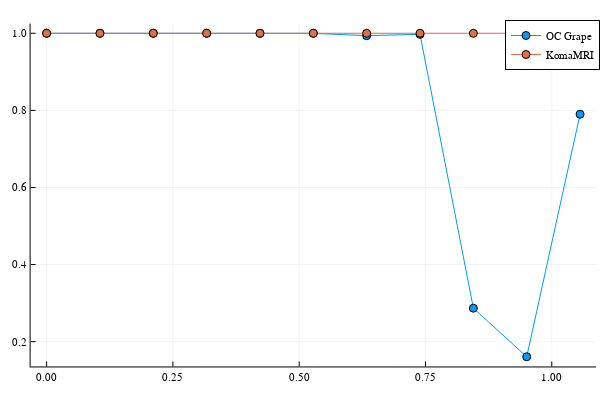

Write notebook code for a chart like this one.
### Markdown cell above
#### Plots

### Code cell
t_evol = LinRange(0.0, tf_sp, Int(length(RF_T)+1))
plot_results(t_evol, Mmax, tkoma, Mzkoma)

### Figure 1 — Plotly figure (JSON) as saved in the notebook; plotly's stock layout.template omitted (floating-point values rounded to 4 significant figures)
{"data": [{"colorbar": {"len": 0.9525, "title": "", "x": 0.9934, "y": 0.5139}, "legendgroup": "OC Grape", "line": {"color": "rgba(0, 154, 250, 1.000)", "dash": "solid", "shape": "linear", "width": 1}, "marker": {"color": "rgba(0, 154, 250, 1.000)", "line": {"color": "rgba(0, 0, 0, 1.000)", "width": 1}, "size": 8, "symbol": "circle"}, "mode": "lines+markers", "name": "OC Grape", "showlegend": true, "type": "scatter", "x": [0, 0.1056, 0.2112, 0.3168, 0.4224, 0.528, 0.6336, 0.7392, 0.8448, 0.9504, 1.056], "xaxis": "x", "y": [1, 1.0, 1.0, 1.0, 0.9998, 0.9999, 0.9938, 0.9973, 0.2869, 0.1609, 0.79], "yaxis": "y"}, {"colorbar": {"len": 0.9525, "title": "", "x": 0.9934, "y": 0.5139}, "legendgroup": "KomaMRI", "line": {"color": "rgba(227, 111, 71, 1.000)", "dash": "solid", "shape": "linear", "width": 1}, "marker": {"color": "rgba(227, 111, 71, 1.000)", "line": {"color": "rgba(0, 0, 0, 1.000)", "width": 1}, "size": 8, "symbol": "circle"}, "mode": "lines+markers", "name": "KomaMRI", "showlegend": true, "type": "scatter", "x": [0, 0.1056, 0.2112, 0.3168, 0.4224, 0.528, 0.6336, 0.7392, 0.8448, 0.9504], "xaxis": "x", "y": [1, 1, 1, 1, 1, 1, 1, 1.0, 0.9999, 0.9999], "yaxis": "y"}], "layout": {"annotations": [], "height": 400, "legend": {"bgcolor": "rgba(255, 255, 255, 1.000)", "bordercolor": "rgba(0, 0, 0, 1.000)", "borderwidth": 1, "font": {"color": "rgba(0, 0, 0, 1.000)", "family": "sans-serif", "size": 11}, "title": {"font": {"color": "rgba(0, 0, 0, 1.000)", "family": "sans-serif", "size": 15}, "text": ""}, "tracegroupgap": 0, "traceorder": "normal", "x": 1, "xanchor": "auto", "y": 1, "yanchor": "auto"}, "margin": {"b": 20, "l": 0, "r": 0, "t": 20}, "paper_bgcolor": "rgba(255, 255, 255, 1.000)", "plot_bgcolor": "rgba(255, 255, 255, 1.000)", "showlegend": true, "width": 600, "xaxis": {"anchor": "y", "domain": [0.05101, 0.9934], "gridcolor": "rgba(0, 0, 0, 0.100)", "gridwidth": 0.5, "linecolor": "rgba(0, 0, 0, 1.000)", "mirror": false, "range": [-0.03168, 1.088], "showgrid": true, "showline": true, "showticklabels": true, "tickangle": 0, "tickcolor": "rgb(0, 0, 0)", "tickfont": {"color": "rgba(0, 0, 0, 1.000)", "family": "sans-serif", "size": 11}, "tickmode": "array", "ticks": "inside", "ticktext": ["0.00", "0.25", "0.50", "0.75", "1.00"], "tickvals": [0, 0.25, 0.5, 0.75, 1], "title": "", "titlefont": {"color": "rgba(0, 0, 0, 1.000)", "family": "sans-serif", "size": 15}, "type": "-", "visible": true, "zeroline": false, "zerolinecolor": "rgba(0, 0, 0, 1.000)"}, "yaxis": {"anchor": "x", "domain": [0.03762, 0.9902], "gridcolor": "rgba(0, 0, 0, 0.100)", "gridwidth": 0.5, "linecolor": "rgba(0, 0, 0, 1.000)", "mirror": false, "range": [0.1357, 1.025], "showgrid": true, "showline": true, "showticklabels": true, "tickangle": 0, "tickcolor": "rgb(0, 0, 0)", "tickfont": {"color": "rgba(0, 0, 0, 1.000)", "family": "sans-serif", "size": 11}, "tickmode": "array", "ticks": "inside", "ticktext": ["0.2", "0.4", "0.6", "0.8", "1.0"], "tickvals": [0.2, 0.4, 0.6, 0.8, 1], "title": "", "titlefont": {"color": "rgba(0, 0, 0, 1.000)", "family": "sans-serif", "size": 15}, "type": "-", "visible": true, "zeroline": false, "zerolinecolor": "rgba(0, 0, 0, 1.000)"}}}
